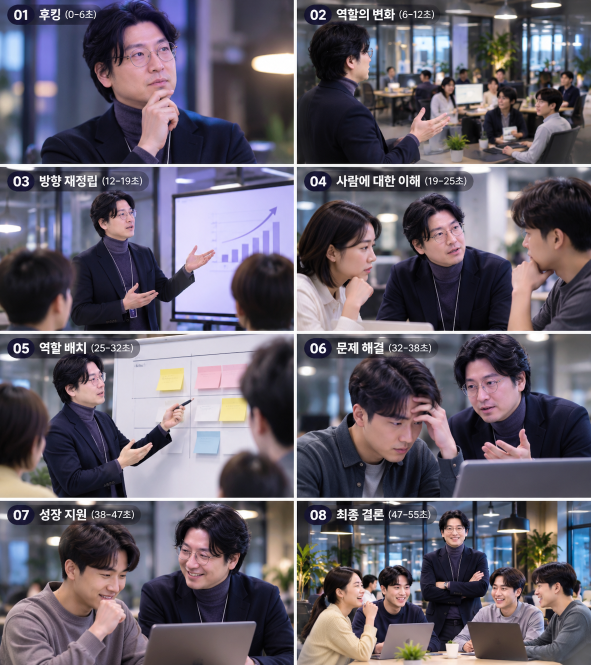
#> input picture leader-one-take/assets/storyboard.png, 1182 x 1330 px (shown at 1/2 size)
$ python make_drafts.py
#> lines starting #> are read from the running program, lines starting #| are printed output that depends on the picture; after the words box and inside, x2 and y2 are one past the last pixel; in counts of white or black regions, pixels touching at a corner belong together
#> in main, im is the input picture: PIL image 1182x1330 RGB; mean R, G, B 101.3, 94.9, 106.2
"""Cut the 2x4 storyboard (assets/storyboard.png) into draft scene images.

These are stand-ins until the real scene images exist: public/images/scene-0X.png always wins over
public/images/draft/scene-0X.jpg (see scripts/scan-assets.mjs).

The storyboard has a caption ("01 후킹 (0-6초)") painted into the top-left of every cell, and text must not be
baked into the picture. The caption is part of the generated image, so it cannot be removed without a trace.
Instead the strip that carries it is cut off: every draft loses its top 52 px (16 %). The one exception is
scene 08, where the leader's face is inside that strip: there the caption is painted over with a smooth fill
taken from the dark ceiling around it.

    python scripts/make_drafts.py        (needs: pip install numpy pillow)
"""
from pathlib import Path
import numpy as np
from PIL import Image, ImageFilter

ROOT = Path(__file__).resolve().parent.parent
SRC = ROOT / "assets" / "storyboard.png"
OUT = ROOT / "public" / "images" / "draft"
UPSCALE = 3          # Lanczos, so the browser does not have to upscale the small cells on its own
INSET = 2
CAPTION_BOTTOM = 52  # the caption and its shadow end above this row
FILL_INSTEAD = {8}   # scenes that keep their full height


def runs(mask):
    out, start = [], None
    for i, v in enumerate(mask):
        if v and start is None:
            start = i
        if not v and start is not None:
            out.append((start, i - 1)); start = None
    if start is not None:
        out.append((start, len(mask) - 1))
    return out


def cells(a):
    white = a.min(axis=2) > 235
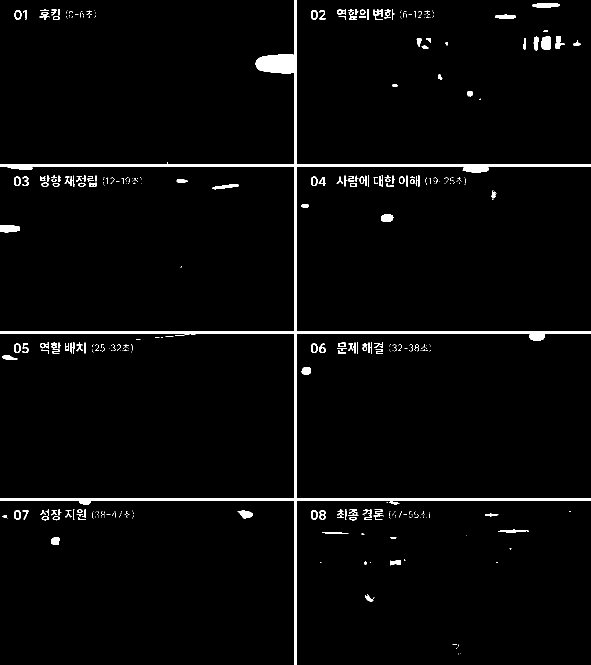
#> white: shape (1330, 1182) bool (shown at 1/2 size); 2.6% white; 377 white regions (222 under 20 px), largest, box (x1, y1, x2, y2) and area: (0, 0, 1182, 1330) 27474, (0, 450, 40, 465) 511, (1083, 73, 1101, 100) 443
    cg = runs(white.mean(axis=0) > 0.97)
#> cg = [(588, 592)]
    rg = runs(white.mean(axis=1) > 0.97)
#> rg = [(329, 332), (662, 666), (996, 1000)]
    h, w = white.shape
#> h = 1330; w = 1182
    xs = [0] + [v for g in cg for v in (g[0], g[1] + 1)] + [w]
#> xs = [0, 588, 593, 1182]
    ys = [0] + [v for g in rg for v in (g[0], g[1] + 1)] + [h]
#> ys = [0, 329, 333, 662, 667, 996, 1001, 1330]
    return [(xs[2 * c] + INSET, ys[2 * r] + INSET, xs[2 * c + 1] - INSET, ys[2 * r + 1] - INSET)
            for r in range(len(ys) // 2) for c in range(len(xs) // 2)]


def caption_right(a):
    """Right end of the caption bar = last column of white text + the bar's padding."""
    text = (a.min(axis=2) > 228)[13:41].sum(axis=0) >= 2
    x1, prev = 0, None
    for x in np.where(text[:int(a.shape[1] * 0.62)])[0]:
        if prev is not None and x - prev > 30:      # a gap this wide means the text has ended (lamps etc. follow)
            break
        prev = x1 = x
    return x1 + 20


def paint_over(cell):
    """Replace the caption bar by a smooth fill grown inwards from the pixels around it (coarse to fine)."""
    a = np.asarray(cell).astype(np.float32)
    h, w, _ = a.shape
    m = np.zeros((h, w), bool)
    m[3:CAPTION_BOTTOM, 4:caption_right(a.astype(int))] = True
    keep = (~m).astype(np.float32)
    out = a.copy()
    done = ~m
    for radius in (6, 12, 24, 48):
        num = np.asarray(Image.fromarray((a * keep[..., None]).astype(np.uint8)).filter(ImageFilter.GaussianBlur(radius))).astype(np.float32)
        den = np.asarray(Image.fromarray((keep * 255).astype(np.uint8)).filter(ImageFilter.GaussianBlur(radius))).astype(np.float32) / 255
        ok = (den > 0.05) & ~done
        out[ok] = (num / np.maximum(den, 1e-4)[..., None])[ok]
        done |= ok
    soft = np.asarray(Image.fromarray((m * 255).astype(np.uint8)).filter(ImageFilter.GaussianBlur(4))).astype(np.float32)[..., None] / 255
    blurred = np.asarray(Image.fromarray(out.clip(0, 255).astype(np.uint8)).filter(ImageFilter.GaussianBlur(5))).astype(np.float32)
    out = out * (1 - soft) + blurred * soft
    rng = np.random.default_rng(8)
    out[m] += rng.normal(0, 1.6, (int(m.sum()), 1))           # a little grain so the patch is not smoother than the photo
    return Image.fromarray(out.clip(0, 255).astype(np.uint8))


def main():
    im = Image.open(SRC).convert("RGB")
    OUT.mkdir(parents=True, exist_ok=True)
    for i, box in enumerate(cells(np.asarray(im)), 1):
        cell = im.crop(box)
        if i in FILL_INSTEAD:
            clean, how = paint_over(cell), "caption painted over"
        else:
            clean, how = cell.crop((0, CAPTION_BOTTOM, cell.width, cell.height)), f"top {CAPTION_BOTTOM}px cut off"
        big = clean.resize((clean.width * UPSCALE, clean.height * UPSCALE), Image.LANCZOS).filter(ImageFilter.UnsharpMask(radius=2, percent=60, threshold=2))
        big.save(OUT / f"scene-{i:02d}.jpg", quality=93)
        print(f"scene-{i:02d}  cell {cell.width}x{cell.height}  {how}  ->  {clean.width}x{clean.height}  (saved {big.width}x{big.height})")
#> this loop made 8 passes
#> (box, h in paint_over, w in paint_over, how) on pass 8: ((595, 1003, 1180, 1328), 325, 585, 'caption painted over')
#> (box, how) on passes 1 to 6: ((2, 2, 586, 327), 'top 52px cut off'), ((595, 2, 1180, 327), 'top 52px cut off'), ((2, 335, 586, 660), 'top 52px cut off'), ((595, 335, 1180, 660), 'top 52px cut off'), ((2, 669, 586, 994), 'top 52px cut off'), ((595, 669, 1180, 994), 'top 52px cut off')
#| scene-01  cell 584x325  top 52px cut off  ->  584x273  (saved 1752x819)
#| scene-02  cell 585x325  top 52px cut off  ->  585x273  (saved 1755x819)
#| scene-03  cell 584x325  top 52px cut off  ->  584x273  (saved 1752x819)
#| scene-04  cell 585x325  top 52px cut off  ->  585x273  (saved 1755x819)
#| scene-05  cell 584x325  top 52px cut off  ->  584x273  (saved 1752x819)
#| scene-06  cell 585x325  top 52px cut off  ->  585x273  (saved 1755x819)
#| scene-07  cell 584x325  top 52px cut off  ->  584x273  (saved 1752x819)
#| scene-08  cell 585x325  caption painted over  ->  585x325  (saved 1755x975)
#> pass 1, in main, `cell = im.crop(box)`:
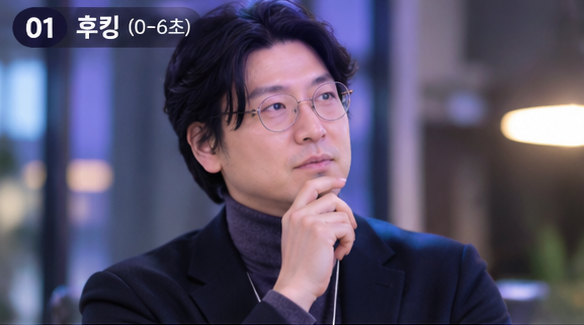
#> cell: PIL image 584x325 RGB; mean R, G, B 86.4, 80.4, 103
#> pass 1, in main, `clean, how = cell.crop((0, CAPTION_BOTTOM, cell.width, cell.height)), ..`:
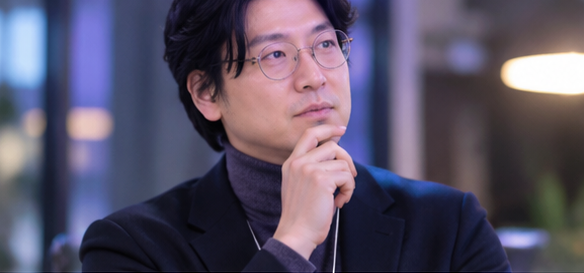
#> clean: PIL image 584x273 RGB; mean R, G, B 89.2, 82.5, 102.9
#> after the loop:
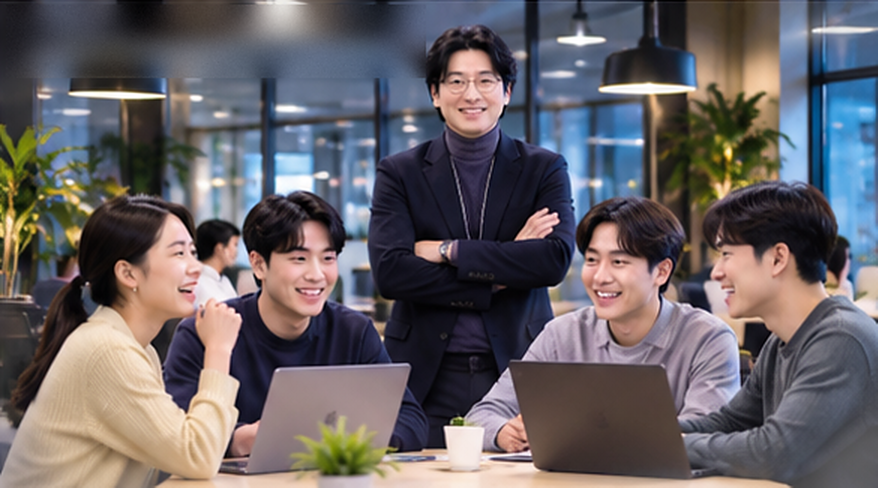
#> big: PIL image 1755x975 RGB (shown at 1/2 size); mean R, G, B 103.1, 97.9, 101.3
#> after the loop:
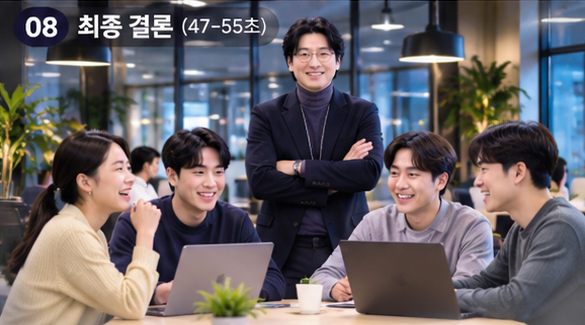
#> cell: PIL image 585x325 RGB; mean R, G, B 103.2, 97.8, 101.5


if __name__ == "__main__":
    main()
